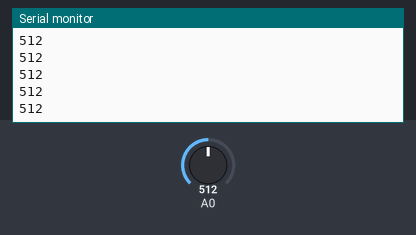
A sketch run on a simulated Arduino Uno, built with avr-gcc and run on an emulated ATmega328P. Parts: the last lines printed to the serial monitor. The inputs (shaded band) are chosen by the test bench; at power-on: A0 = 512.

Above: at 1.2 s.
1.3 s: A0 set to 716
At 2.4 s:
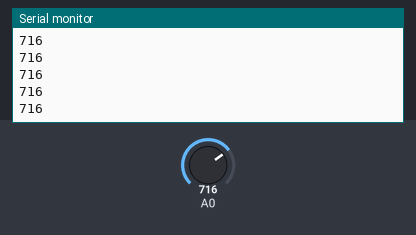
2.8 s: A0 set to 900
At 3.4 s:
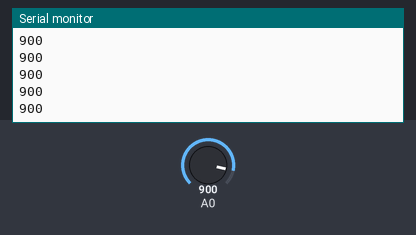
Timing chart, 0 to 5.8 s (numbered marks = the images above; inputs shaded):
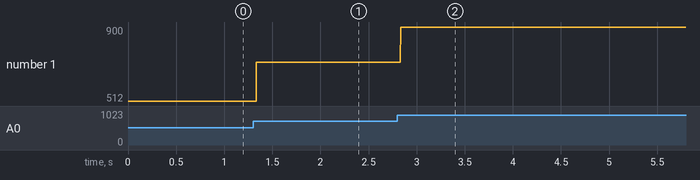

Measured:
- after the input at 1.3 s, the serial monitor: prints a new line at once (image 1)
- after the input at 2.8 s, the serial monitor: prints a new line at once (image 2)
- plotted number 1: 512 → 716 after the input at 1.3 s, 716 → 900 after the input at 2.8 s

The sketch:

light..ino
```cpp
void setup() {


 Serial.begin(19200);
 pinMode(A0, INPUT);
}
void loop() {
 int value;
 value = analogRead(A0);


 Serial.println(value);
}
```
